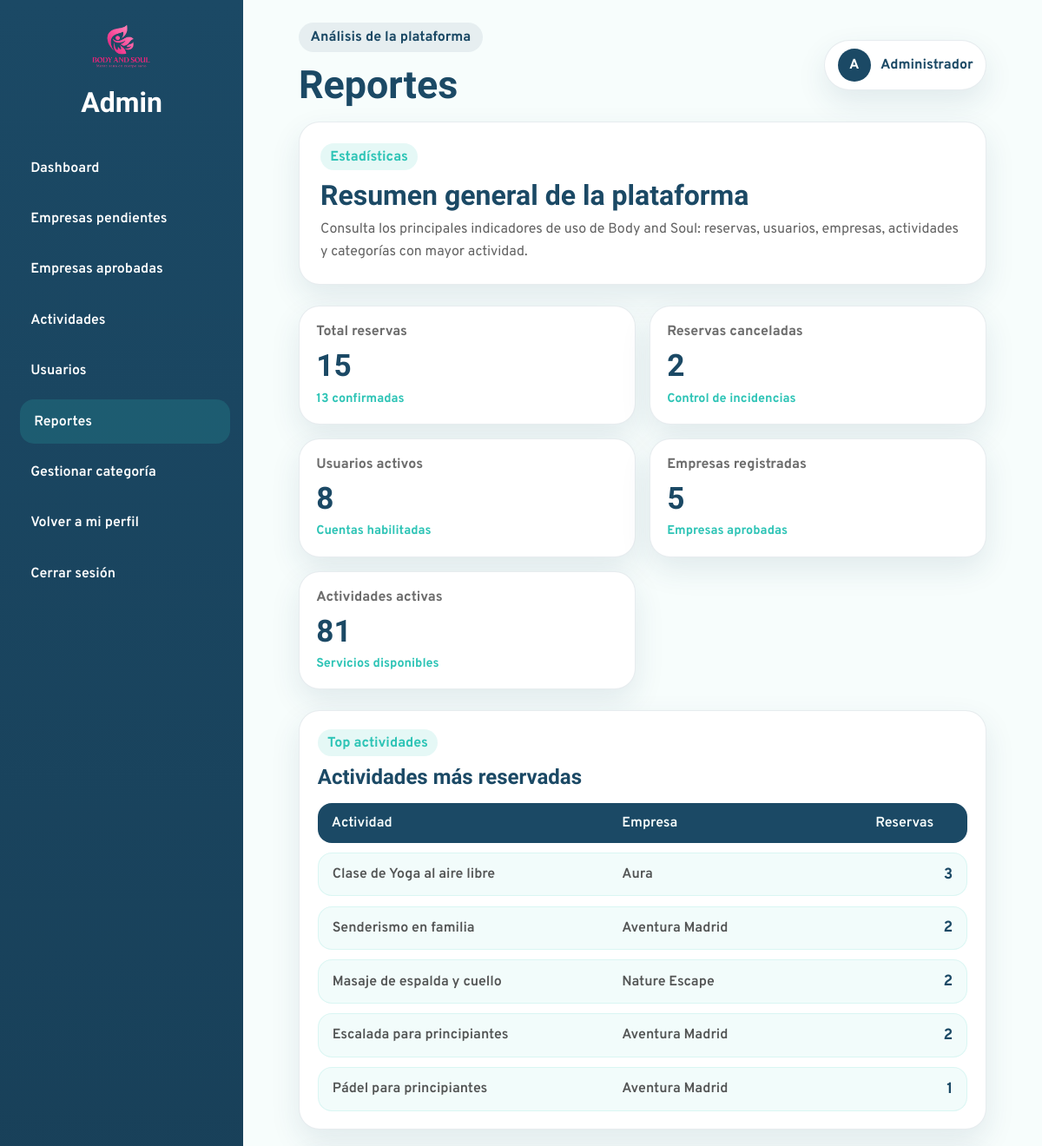
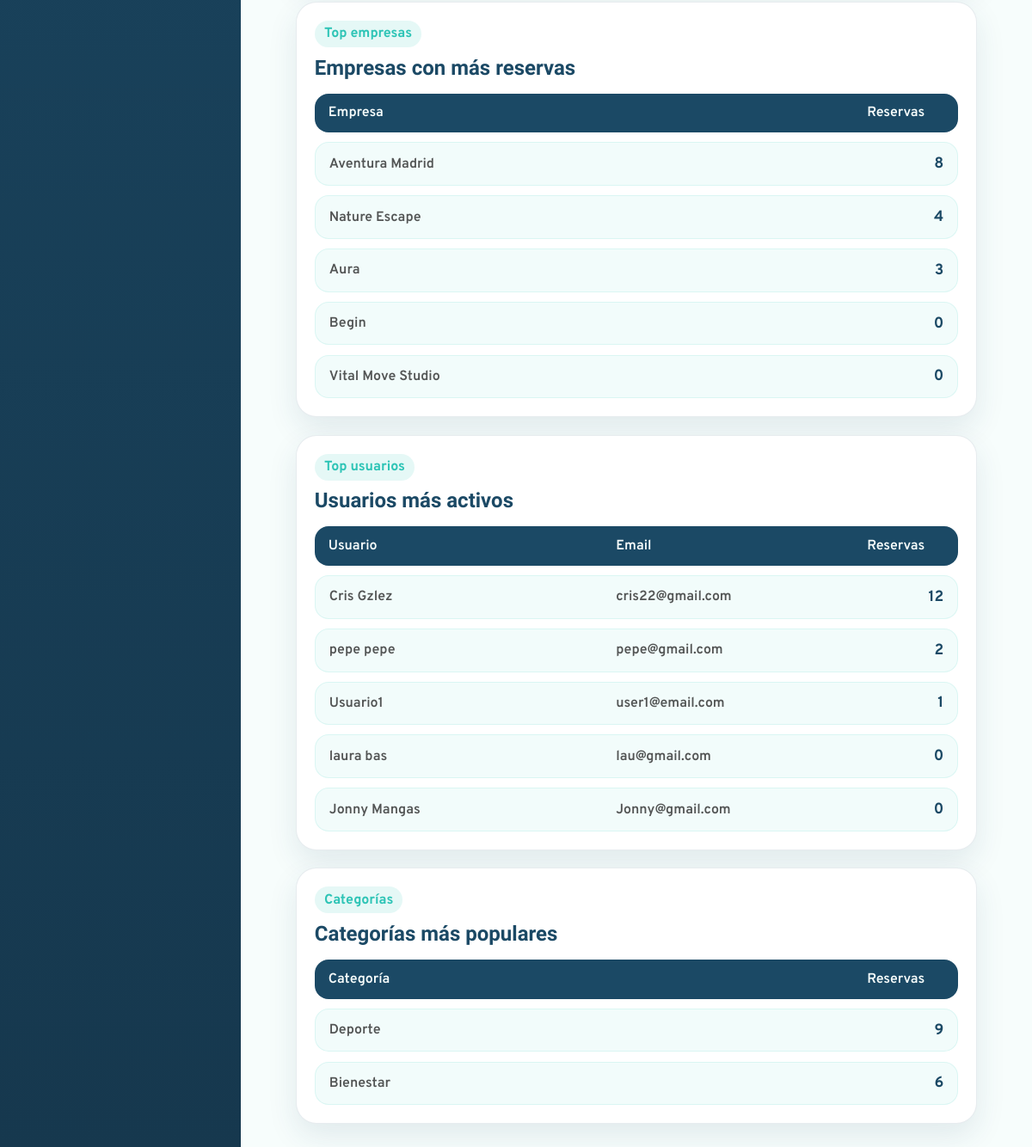
The app's page /Admin/reportes.php (signed in) with its own data (2 pictures, top to bottom).
### tables this page shows
CREATE TABLE `servicio` (
  `id_servicio` int(11) NOT NULL,
  `id_empresa` int(11) NOT NULL,
  `nombre_servicio` varchar(150) NOT NULL,
  `descripcion` text DEFAULT NULL,
  `lugar` varchar(150) DEFAULT NULL,
  `id_categoria` int(11) NOT NULL,
  `precio` decimal(10,2) NOT NULL DEFAULT 0.00,
  `duracion` varchar(50) DEFAULT NULL,
  `materiales` text DEFAULT NULL,
  `estado` enum('activo','cancelado') NOT NULL DEFAULT 'activo'
);

CREATE TABLE `empresa` (
  `id_empresa` int(11) NOT NULL,
  `nombre_empresa` varchar(150) NOT NULL,
  `categoria_empresa` varchar(100) NOT NULL,
  `email` varchar(150) NOT NULL,
  `contrasena` varchar(255) NOT NULL,
  `direccion` varchar(255) DEFAULT NULL,
  `telefono` varchar(20) DEFAULT NULL,
  `ciudad_empresa` varchar(100) NOT NULL,
  `descripcion_empresa` text NOT NULL,
  `logo_empresa` varchar(255) DEFAULT NULL,
  `estado` enum('activa','suspendida') NOT NULL DEFAULT 'activa'
);

CREATE TABLE `usuario` (
  `id_usuario` int(11) NOT NULL,
  `nombre` varchar(100) NOT NULL,
  `apellido` varchar(30) NOT NULL,
  `email` varchar(150) NOT NULL,
  `contrasena` varchar(255) NOT NULL,
  `telefono` varchar(20) DEFAULT NULL,
  `id_rol` int(11) NOT NULL,
  `fecha_registro` datetime NOT NULL DEFAULT current_timestamp(),
  `intentos` int(1) NOT NULL,
  `estado` enum('activo','suspendido') NOT NULL DEFAULT 'activo'
);

### bd/bdadmin.php (called while the page is built, shortened)
<?php
class bdadmin{
public $pdo = "";
public function __construct($host,$port,$db,$user,$pass) {
    $this->pdo = new PDO("mysql:host=".$host.";port=".$port.";dbname=".$db.";charset=utf8", $user, $pass);
    }
public function ObtenerResumenReportes(){
    $datos = [];
    $consultas = [
        "total_reservas" => "SELECT COUNT(*) FROM reserva",
        "reservas_confirmadas" => "SELECT COUNT(*) FROM reserva WHERE estado = 'confirmada'",
        "reservas_canceladas" => "SELECT COUNT(*) FROM reserva WHERE estado = 'cancelada'",
        "usuarios_activos" => "SELECT COUNT(*) FROM usuario WHERE estado = 'activo'",
        "empresas_total" => "SELECT COUNT(*) FROM empresa",
        "actividades_activas" => "SELECT COUNT(*) FROM servicio WHERE estado = 'activo'"
    ];
    foreach($consultas as $clave => $sentencia){
        $ejecucion = $this->pdo->prepare($sentencia);
        $ejecucion->execute();
        $datos[$clave] = $ejecucion->fetchColumn();
    }
    return $datos;
}
public function ObtenerActividadesMasReservadas(){
    $sentencia = "SELECT
                s.id_servicio,
                s.nombre_servicio,
                e.nombre_empresa,
                COUNT(r.id_reserva) AS total_reservas
            FROM servicio s
            LEFT JOIN reserva r ON s.id_servicio = r.id_servicio
            INNER JOIN empresa e ON s.id_empresa = e.id_empresa
            GROUP BY s.id_servicio, s.nombre_servicio, e.nombre_empresa
            ORDER BY total_reservas DESC
            LIMIT 5";
    $ejecucion = $this->pdo->prepare($sentencia);
    $ejecucion->execute();
    return $ejecucion->fetchAll(PDO::FETCH_ASSOC);
}
public function ObtenerEmpresasConMasReservas(){
    $sentencia = "SELECT
                e.id_empresa,
                e.nombre_empresa,
                COUNT(r.id_reserva) AS total_reservas
            FROM empresa e
            LEFT JOIN servicio s ON e.id_empresa = s.id_empresa
            LEFT JOIN reserva r ON s.id_servicio = r.id_servicio
            GROUP BY e.id_empresa, e.nombre_empresa
            ORDER BY total_reservas DESC
            LIMIT 5";
    $ejecucion = $this->pdo->prepare($sentencia);
    $ejecucion->execute();
    return $ejecucion->fetchAll(PDO::FETCH_ASSOC);
}
public function ObtenerUsuariosMasActivos(){
    $sentencia = "SELECT
                u.id_usuario,
                u.nombre,
                u.apellido,
                u.email,
                COUNT(r.id_reserva) AS total_reservas
            FROM usuario u
            LEFT JOIN reserva r ON u.id_usuario = r.id_usuario
            GROUP BY u.id_usuario, u.nombre, u.apellido, u.email
            ORDER BY total_reservas DESC
            LIMIT 5";
    $ejecucion = $this->pdo->prepare($sentencia);
    $ejecucion->execute();
    return $ejecucion->fetchAll(PDO::FETCH_ASSOC);
}
public function ObtenerCategoriasMasPopulares(){
    $sentencia = "SELECT
                COALESCE(cp.nombre, c.nombre) AS categoria,
                COUNT(r.id_reserva) AS total_reservas
            FROM categoria c
            LEFT JOIN categoria cp ON c.id_categoria_padre = cp.id_categoria
            INNER JOIN servicio s ON s.id_categoria = c.id_categoria
            LEFT JOIN reserva r ON s.id_servicio = r.id_servicio
            GROUP BY categoria
            ORDER BY total_reservas DESC
            LIMIT 5";
    $ejecucion = $this->pdo->prepare($sentencia);
    $ejecucion->execute();
    return $ejecucion->fetchAll(PDO::FETCH_ASSOC);
}
}

### Admin/reportes.php (the view, shortened to what this page needs)
<?php
require_once("head-admin.php");
$resumen = $bdadmin->ObtenerResumenReportes();
$actividades = $bdadmin->ObtenerActividadesMasReservadas();
$empresas = $bdadmin->ObtenerEmpresasConMasReservas();
$usuarios = $bdadmin->ObtenerUsuariosMasActivos();
$categorias = $bdadmin->ObtenerCategoriasMasPopulares();
?>
<main class="admin-content">
  <section class="reports-header-card">
    <div>
      <span class="admin-section-tag">Estadísticas</span>
      <h3>Resumen general de la plataforma</h3>
      <p>
        Consulta los principales indicadores de uso de Body and Soul: reservas, usuarios,
        empresas, actividades y categorías con mayor actividad.
      </p>
    </div>
  </section>
  <section class="reports-stats-grid">
    <article class="report-stat-card">
      <p>Total reservas</p>
      <h3><?= $resumen["total_reservas"] ?></h3>
      <span><?= $resumen["reservas_confirmadas"] ?> confirmadas</span>
    </article>
    <article class="report-stat-card">
      <p>Reservas canceladas</p>
      <h3><?= $resumen["reservas_canceladas"] ?></h3>
      <span>Control de incidencias</span>
    </article>
    <article class="report-stat-card">
      <p>Usuarios activos</p>
      <h3><?= $resumen["usuarios_activos"] ?></h3>
      <span>Cuentas habilitadas</span>
    </article>
    <article class="report-stat-card">
      <p>Empresas registradas</p>
      <h3><?= $resumen["empresas_total"] ?></h3>
      <span>Empresas aprobadas</span>
    </article>
    <article class="report-stat-card">
      <p>Actividades activas</p>
      <h3><?= $resumen["actividades_activas"] ?></h3>
      <span>Servicios disponibles</span>
    </article>
  </section>
  <section class="reports-grid">
    <article class="report-panel-card">
      <div class="report-panel-header">
        <span class="admin-section-tag">Top actividades</span>
        <h3>Actividades más reservadas</h3>
      </div>
      <div class="report-table">
        <div class="report-table-row report-table-head">
          <span>Actividad</span>
          <span>Empresa</span>
          <span>Reservas</span>
        </div>
        <?php foreach($actividades as $actividad): ?>
          <div class="report-table-row">
            <span><?= htmlspecialchars($actividad["nombre_servicio"]) ?></span>
            <span><?= htmlspecialchars($actividad["nombre_empresa"]) ?></span>
            <strong><?= $actividad["total_reservas"] ?></strong>
          </div>
        <?php endforeach; ?>
      </div>
    </article>
    <article class="report-panel-card">
      <div class="report-panel-header">
        <span class="admin-section-tag">Top empresas</span>
        <h3>Empresas con más reservas</h3>
      </div>
      <div class="report-table">
        <div class="report-table-row report-table-head">
          <span>Empresa</span>
          <span>Reservas</span>
        </div>
        <?php foreach($empresas as $empresa): ?>
          <div class="report-table-row">
            <span><?= htmlspecialchars($empresa["nombre_empresa"]) ?></span>
            <strong><?= $empresa["total_reservas"] ?></strong>
          </div>
        <?php endforeach; ?>
      </div>
    </article>
    <article class="report-panel-card">
      <div class="report-panel-header">
        <span class="admin-section-tag">Top usuarios</span>
        <h3>Usuarios más activos</h3>
      </div>
      <div class="report-table">
        <div class="report-table-row report-table-head">
          <span>Usuario</span>
          <span>Email</span>
          <span>Reservas</span>
        </div>
        <?php foreach($usuarios as $usuario): ?>
          <div class="report-table-row">
            <span><?= htmlspecialchars($usuario["nombre"] . " " . $usuario["apellido"]) ?></span>
            <span><?= htmlspecialchars($usuario["email"]) ?></span>
            <strong><?= $usuario["total_reservas"] ?></strong>
          </div>
        <?php endforeach; ?>
      </div>
    </article>
    <article class="report-panel-card">
      <div class="report-panel-header">
        <span class="admin-section-tag">Categorías</span>
        <h3>Categorías más populares</h3>
      </div>
      <div class="report-table">
        <div class="report-table-row report-table-head">
          <span>Categoría</span>
          <span>Reservas</span>
        </div>
        <?php foreach($categorias as $categoria): ?>
          <div class="report-table-row">
            <span><?= htmlspecialchars($categoria["categoria"]) ?></span>
            <strong><?= $categoria["total_reservas"] ?></strong>
          </div>
        <?php endforeach; ?>
      </div>
    </article>
  </section>
</main>
</div>
</div>
</body>
</html>

### css/admin-styles/admin-dashboard.css (style rules this page uses)
:root { --admin-primary: #1B4965; --admin-primary-dark: #16384E; --admin-secondary: #2EC4B6; --admin-accent: #FF8FA3; --admin-bg: #F7FDFC; --admin-surface: #ffffff; --admin-text: #2E2E2E; --admin-border: rgba(27, 73, 101, 0.10); --admin-shadow: 0 14px 34px rgba(27, 73, 101, 0.10); --admin-radius: 24px; --admin-transition: all 0.3s ease; }
* { box-sizing: border-box; }
body.admin-dashboard-body { margin: 0; font-family: "Overpass", sans-serif; background-color: var(--admin-bg); color: var(--admin-text); }
.admin-content { padding: 0 2rem 2rem; }
.admin-section-tag { display: inline-block; background-color: rgba(46, 196, 182, 0.12); color: var(--admin-secondary); padding: 0.35rem 0.7rem; border-radius: 999px; font-weight: 700; margin-bottom: 0.6rem; }

### css/admin-styles/usuarios.css (style rules this page uses)
:root { --admin-primary: #1B4965; --admin-primary-dark: #16384E; --admin-secondary: #2EC4B6; --admin-accent: #FF8FA3; --admin-warning: #FFC857; --admin-bg: #F7FDFC; --admin-surface: #ffffff; --admin-text: #2E2E2E; --admin-border: rgba(27, 73, 101, 0.10); --admin-shadow: 0 14px 34px rgba(27, 73, 101, 0.10); --admin-radius: 24px; --admin-transition: all 0.3s ease; }
* { box-sizing: border-box; }
body.admin-dashboard-body, body.admin-body { margin: 0; font-family: "Overpass", sans-serif; background-color: var(--admin-bg); color: var(--admin-text); }
.admin-content { padding: 0 2rem 2rem; }
.admin-section-tag, .section-badge { display: inline-block; background-color: rgba(46, 196, 182, 0.12); color: var(--admin-secondary); padding: 0.35rem 0.7rem; border-radius: 999px; font-weight: 700; margin-bottom: 0.6rem; }

### css/admin-styles/reportes.css (style rules this page uses)
.reports-header-card, .report-panel-card, .report-stat-card { background-color: var(--admin-surface); border: 1px solid var(--admin-border); border-radius: var(--admin-radius); box-shadow: var(--admin-shadow); }
.reports-header-card { padding: 1.5rem; margin-bottom: 1.5rem; }
.reports-header-card h3 { margin: 0 0 0.5rem; font-family: "Sansita", serif; font-size: 2rem; color: var(--admin-primary); }
.reports-header-card p { margin: 0; max-width: 760px; line-height: 1.6; color: rgba(46, 46, 46, 0.75); }
.reports-stats-grid { display: grid; grid-template-columns: repeat(5, 1fr); gap: 1rem; margin-bottom: 1.5rem; }
.report-stat-card { padding: 1.2rem; }
.report-stat-card p { margin: 0 0 0.5rem; color: rgba(46, 46, 46, 0.7); font-weight: 700; }
.report-stat-card h3 { margin: 0 0 0.4rem; font-family: "Sansita", serif; font-size: 2.2rem; color: var(--admin-primary); }
.report-stat-card span { color: var(--admin-secondary); font-weight: 700; font-size: 0.9rem; }
.reports-grid { display: grid; grid-template-columns: repeat(2, 1fr); gap: 1.3rem; }
.report-panel-card { padding: 1.3rem; }
.report-panel-header { margin-bottom: 1rem; }
.report-panel-header h3 { margin: 0; font-family: "Sansita", serif; color: var(--admin-primary); font-size: 1.5rem; }
.report-table { display: flex; flex-direction: column; gap: 0.7rem; }
.report-table-row { display: grid; grid-template-columns: 1.5fr 1.3fr 90px; gap: 1rem; align-items: center; padding: 0.8rem 1rem; background-color: rgba(46, 196, 182, 0.06); border: 1px solid rgba(46, 196, 182, 0.12); border-radius: 16px; }
.report-table-row span { color: rgba(46, 46, 46, 0.82); font-weight: 600; }
.report-table-row strong { justify-self: end; color: var(--admin-primary); font-size: 1.1rem; }
.report-table-head { background-color: #1B4965; color: #F7FDFC; font-weight: 800; border: none; }
.report-table-head span { color: inherit; }
@media (max-width: 1200px) { .reports-stats-grid { grid-template-columns: repeat(2, 1fr); } }
@media (max-width: 1200px) { .reports-grid { grid-template-columns: 1fr; } }

### records on screen
servicio: nombre_servicio "Clase de Yoga al aire libre", id_empresa.nombre_empresa "Aura", total_reservas "3"
servicio: nombre_servicio "Senderismo en familia", id_empresa.nombre_empresa "Aventura Madrid", total_reservas "2"
servicio: nombre_servicio "Masaje de espalda y cuello", id_empresa.nombre_empresa "Nature Escape", total_reservas "2"
servicio: nombre_servicio "Escalada para principiantes", id_empresa.nombre_empresa "Aventura Madrid", total_reservas "2"
servicio: nombre_servicio "Pádel para principiantes", id_empresa.nombre_empresa "Aventura Madrid", total_reservas "1"
empresa: nombre_empresa "Aventura Madrid", total_reservas "8"
empresa: nombre_empresa "Nature Escape", total_reservas "4"
empresa: nombre_empresa "Aura", total_reservas "3"
empresa: nombre_empresa "Begin", total_reservas "0"
empresa: nombre_empresa "Vital Move Studio", total_reservas "0"
usuario: nombre+apellido "Cris Gzlez", email "cris22@gmail.com", total_reservas "12"
usuario: nombre+apellido "pepe pepe", email "pepe@gmail.com", total_reservas "2"
usuario: nombre+apellido "Usuario1", email "user1@email.com", total_reservas "1"
usuario: nombre+apellido "laura bas", email "lau@gmail.com", total_reservas "0"
usuario: nombre+apellido "Jonny Mangas", email "Jonny@gmail.com", total_reservas "0"

### other values on screen
$etiquetaPagina "Análisis de la plataforma"
$tituloPagina "Reportes"
$resumen["total_reservas"] "15"
$resumen["reservas_confirmadas"] "13"
$resumen["reservas_canceladas"] "2"
$resumen["usuarios_activos"] "8"
$resumen["empresas_total"] "5"
$resumen["actividades_activas"] "81"
$categoria["categoria"] "Deporte"
$categoria["total_reservas"] "9"
$categoria["categoria"] "Bienestar"
$categoria["total_reservas"] "6"
